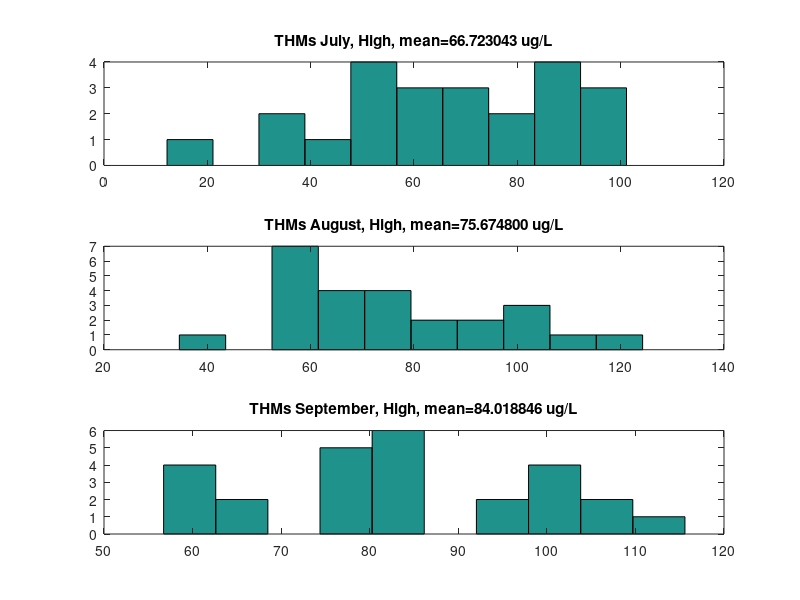
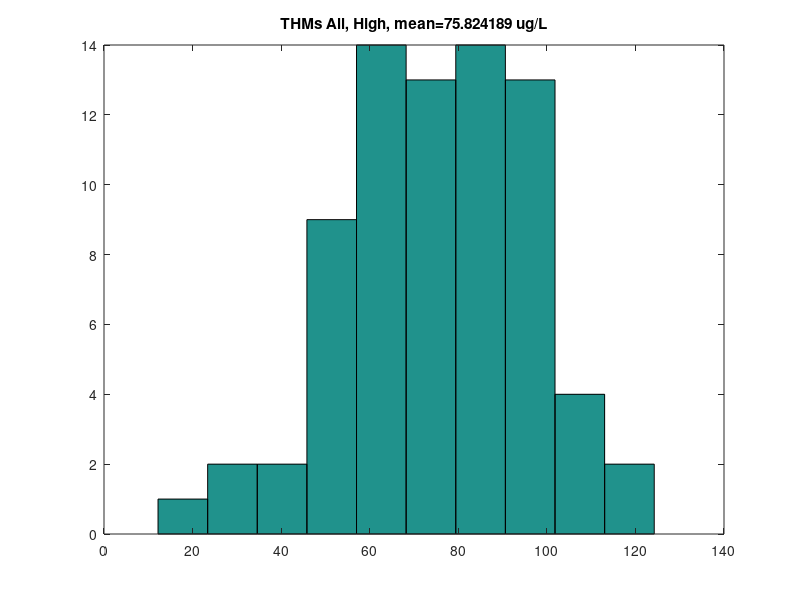
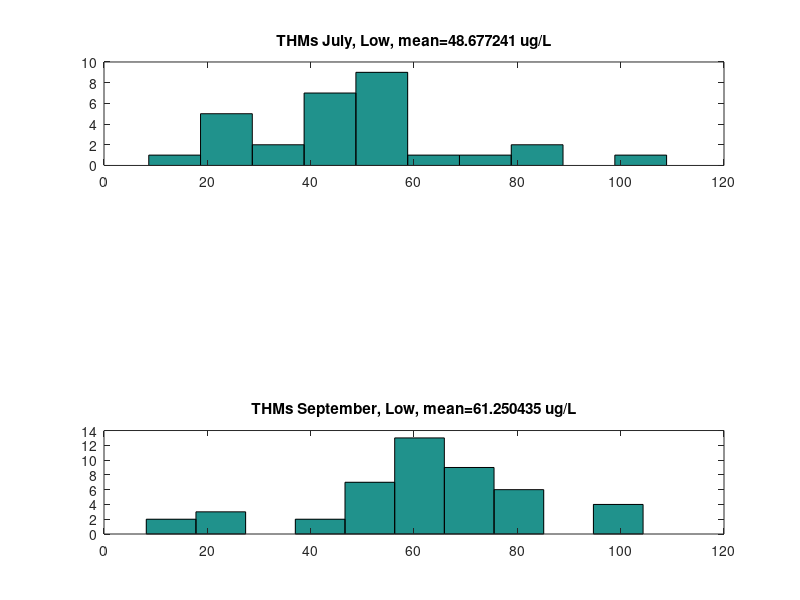
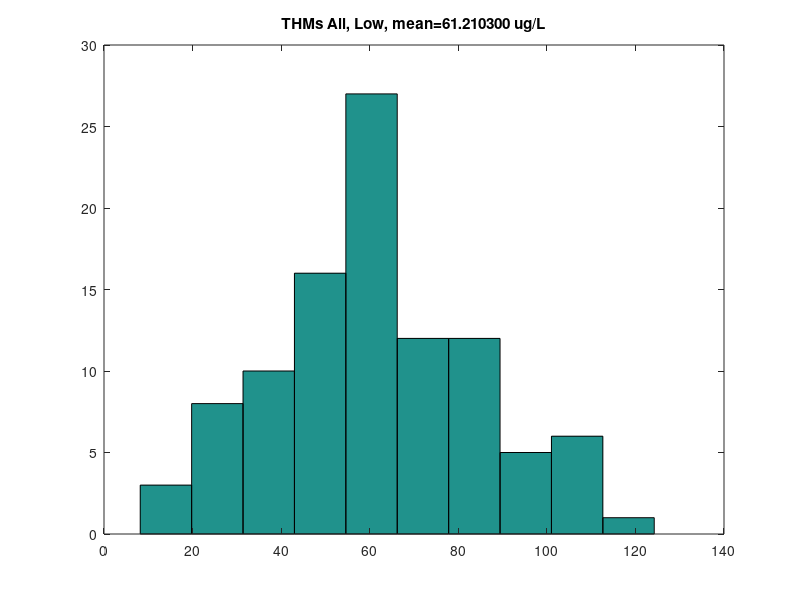

Source code (MATLAB) for these figures, in order:
clear all; close all;

t=[89.53, 101.13, 84.54, 53.89, 72.69, 96.47, 42.09 ...
37.59, 90.32, 98.09, 76.49, 74.03, 62.84, 60.96 ...
49.21, 32.30, 70.45, 52.58, 12.20, 48.41, 80.31, 88.50, 60.01];
h=figure;
subplot(3,1,1,'Parent',h)
hist(t);
s=sprintf('THMs July, High, mean=%f ug/L',mean(t));
title(s);

% August
tt=[78.18, 62.62, 34.58, 55.23, 54.23, 66.16, 59.09, 77.18, 69.79 ...
60.29, 73.75, 101.11, 107.67, 54.57, 64.64, 81.69, 96.68 ...
54.57, 78.41, 83.48, 93.71, 104.14, 97.82, 58.03, 124.25];
figure(h)
subplot(3,1,2,'Parent',h)
hist(tt);
s=sprintf('THMs August, High, mean=%f ug/L',mean(tt));
title(s);

% September

ttt=[67.38, 100.05, 101.74, 84.67, 56.73, 79.80, 77.72, 97.82, 101.67 ...
100.23, 82.54, 59.91, 80.38, 83.56, 76.41, 63.56, 86.06, 92.68 ...
76.62, 109.26, 78.52, 61.98, 84.00, 104.40, 115.59, 61.21];
figure(h)
subplot(3,1,3,'Parent',h)
hist(ttt);
s=sprintf('THMs September, High, mean=%f ug/L',mean(ttt));
title(s);

%%
h7=figure;
t1=[t tt ttt];
hist(t1);
s=sprintf('THMs All, High, mean=%f ug/L',mean(t1));
title(s);


%% 
t=[52.62, 22.60, 86.30, 42.22, 53.67, 42.05, 23.83, 42.41, 42.08, 70.30 ...
57.08, 52.98, 63.46, 47.12, 55.93, 56.47, 49.17, 58.77, 23.89 ...
38.83, 8.66, 108.89, 85.87, 22.19, 36.76, 28.02, 37.48, 46.96, 55.03];
h2=figure;
subplot(3,1,1,'Parent',h2)
hist(t);
s=sprintf('THMs July, Low, mean=%f ug/L',mean(t));
title(s);

% September

ttt=[69.72, 70.00, 80.22, 67.16, 67.52, 27.19, 21.54, 61.06, 57.96, 38.63...
60.84, 72.36, 79.27, 53.03, 98.06, 69.09, 41.48, 51.45, 59.29, 79.59...
23.19, 58.15, 65.60, 70.43, 59.85, 48.50, 104.34, 8.18, 62.94...
66.10, 65.67, 78.39, 98.33, 60.82, 57.91, 77.98, 79.22, 52.83, 67.23...
102.51, 51.45, 61.77, 52.82, 49.56, 59.54, 8.75];
subplot(3,1,3,'Parent',h2)
hist(ttt);
s=sprintf('THMs September, Low, mean=%f ug/L',mean(ttt));
title(s);

%%
h6=figure;
t2=[t tt ttt];
hist(t2);
s=sprintf('THMs All, Low, mean=%f ug/L',mean(t2));
title(s);

%% Chlorine
c=[0.51, 0.58, 0.49, 0.26, 0.52, 0.46, 0.17, 0.51, 0.30, 0.25...
0.10, 0.52, 0.51, 0.37, 0.48, 0.33, 0.27, 0.15, 0.23...
0.38, 0.25, 0.58, 0.25];
hh=figure;
subplot(3,1,1,'Parent',hh)
hist(c);
s=sprintf('Chlorine July, High, mean=%f mg/L',mean(c));
title(s);

cc=[0.25, 0.23, 0.29, 0.23, 0.08, 0.18, 0.41, 0.40, 0.33, 0.13...
0.30, 0.32, 0.46, 0.32, 0.24, 0.36, 0.09, 0.27, 0.21, 0.06...
0.59, 0.30, 0.36, 0.37, 0.19];
subplot(3,1,2,'Parent',hh)
hist(cc);
s=sprintf('Chlorine August, High, mean=%f mg/L',mean(cc));
title(s);

ccc=[0.35, 0.22, 0.31, 0.29, 0.37, 0.41, 0.38, 0.32...
0.28, 0.39, 0.16, 0.45, 0.38, 0.37, 0.41, 0.13, 0.39...
0.24, 0.34, 0.35, 0.29, 0.38, 0.19, 0.45, 0.35, 0.06, 0.06];
subplot(3,1,3,'Parent',hh)
hist(ccc);
s=sprintf('Chlorine September, High, mean=%f mg/L',mean(ccc));
title(s);

%%
h5=figure;
c2=[c cc ccc];
hist(c2);
s=sprintf('Chlorine All, High, mean=%f mg/L',mean(c2));
title(s);

%% 
c=[0.08, 0.03, 0.17, 0.30, 0.38, 0.44, 0.04, 0.25, 0.02...
0.43, 0.06, 0.41, 0.08, 0.24, 0.29, 0.24, 0.27, 0.06, 0.53...
0.07, 0.02, 0.27, 0.56, 0.09, 0.33, 0.40, 0.21, 0.41, 0.46];

h3=figure;
subplot(3,1,1,'Parent',h3)
hist(c);
s=sprintf('Chlorine July, Low, mean=%f mg/L',mean(c));
title(s);

cc=[0.33, 0.41, 0.33, 0.28, 0.32, 0.02, 0.06, 0.30, 0.27...
0.41, 0.18, 0.48, 0.36, 0.38, 0.55, 0.22, 0.44, 0.43, 0.31...
0.38, 0.10, 0.39, 0.28, 0.33, 0.51, 0.38, 0.49, 0.09, 0.23...
0.14, 0.16, 0.68, 0.46, 0.38, 0.15, 0.56, 0.53, 0.29, 0.25...
0.26, 0.24, 0.33, 0.24, 0.25, 0.25, 0.05];
subplot(3,1,3,'Parent',h3)
hist(cc);
s=sprintf('Chlorine September, Low, mean=%f mg/L',mean(cc));
title(s);

%%
h4=figure;
c1=[c cc];
hist(c1);
s=sprintf('Chlorine All, Low, mean=%f mg/L',mean(c1));
title(s);


